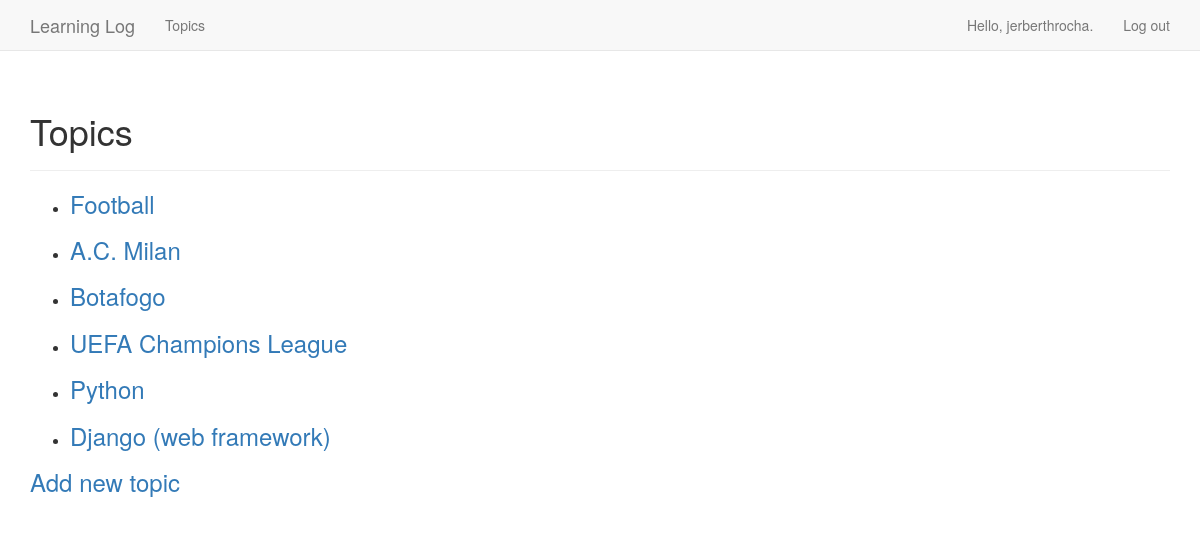
The page /topics/ (signed in) on the database as committed earlier.
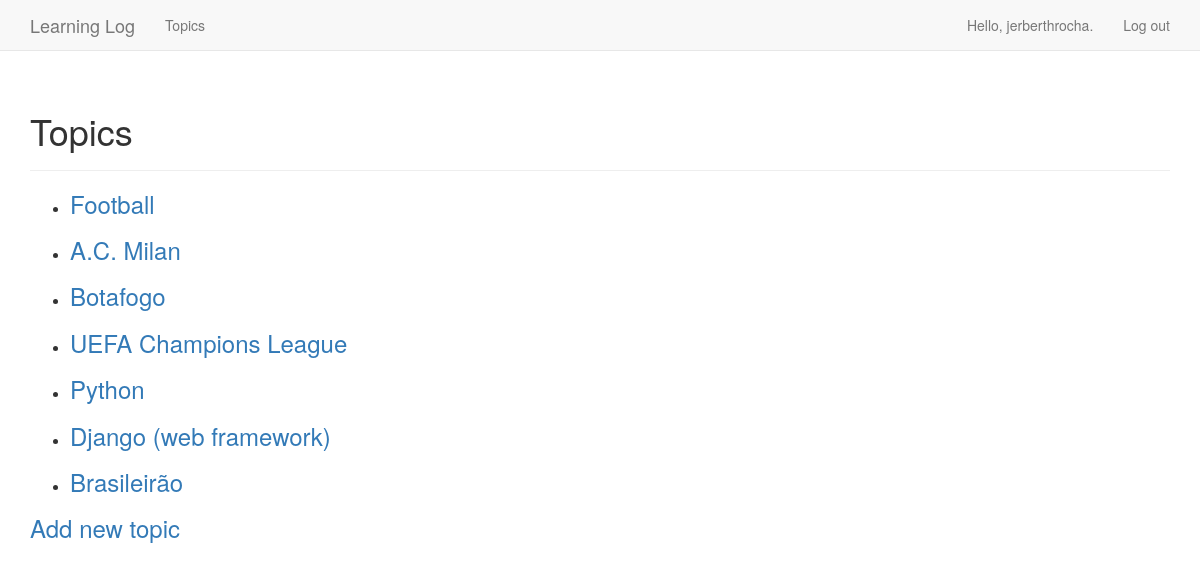
The same page on the database as committed later.
### learning_logs/models.py (models this page shows)
class Topic(models.Model):
    text = models.CharField(max_length=200)
    date_added = models.DateTimeField(auto_now_add=True)
    owner = models.ForeignKey(User, on_delete=models.SET_NULL, null=True)
    def __str__(self) -> str:
        return self.text

### learning_logs/views.py (the view)
# urls.py: path('topics/', views.topics, name='topics'), # Mostra todos os assuntos
@login_required(login_url='users:login', redirect_field_name='next')
def topics(request):
    topics = Topic.objects.filter(owner=request.user).order_by('date_added')
    context = {'topics': topics}
    return render(request, 'learning_logs/pages/topics.html', context)

### learning_logs/templates/learning_logs/pages/topics.html
{% extends 'learning_logs/pages/base.html' %}
{% block header %}
    <h1>Topics</h1>
{% endblock header %}
{% block content %}
    <ul>
        {% for topic in topics %}
            <li>
                <h3> <a href="{% url 'learning_logs:topic' topic.id %}">{{ topic }}</a> </h3>
            </li>
        {% empty %}
            <li>No topics have been added yet.</li>
        {% endfor %}
    </ul>
    <h3><a href="{% url 'learning_logs:new_topic' %}">Add new topic</h3>
{% endblock content %}

Rows that differ between the two databases and show on the page:
added Topic: text "Brasileirão"
